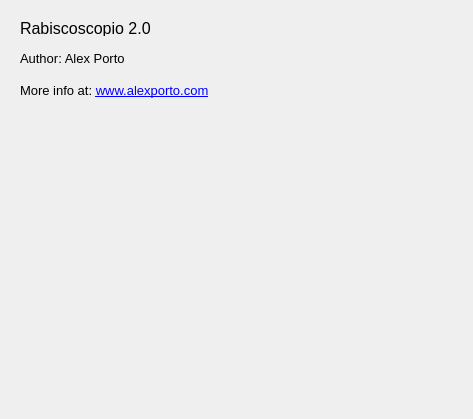
<?xml version="1.0" encoding="UTF-8"?>
<ui version="4.0">
 <class>AboutWin</class>
 <widget class="QDialog" name="AboutWin">
  <property name="geometry">
   <rect>
    <x>0</x>
    <y>0</y>
    <width>473</width>
    <height>419</height>
   </rect>
  </property>
  <property name="windowTitle">
   <string>About Rabiscoscopio</string>
  </property>
  <property name="sizeGripEnabled">
   <bool>false</bool>
  </property>
  <property name="modal">
   <bool>true</bool>
  </property>
  <widget class="QLabel" name="label">
   <property name="geometry">
    <rect>
     <x>10</x>
     <y>110</y>
     <width>451</width>
     <height>301</height>
    </rect>
   </property>
   <property name="text">
    <string/>
   </property>
   <property name="pixmap">
    <pixmap resource="aboutwin.qrc">:/new/prefix1/Resources/Sombrinha_3.jpg</pixmap>
   </property>
   <property name="scaledContents">
    <bool>true</bool>
   </property>
  </widget>
  <widget class="QLabel" name="label_2">
   <property name="geometry">
    <rect>
     <x>20</x>
     <y>20</y>
     <width>241</width>
     <height>16</height>
    </rect>
   </property>
   <property name="font">
    <font>
     <pointsize>12</pointsize>
    </font>
   </property>
   <property name="text">
    <string>Rabiscoscopio 2.0</string>
   </property>
  </widget>
  <widget class="QLabel" name="label_3">
   <property name="geometry">
    <rect>
     <x>20</x>
     <y>50</y>
     <width>241</width>
     <height>16</height>
    </rect>
   </property>
   <property name="font">
    <font>
     <pointsize>10</pointsize>
    </font>
   </property>
   <property name="text">
    <string>Author: Alex Porto</string>
   </property>
  </widget>
  <widget class="QLabel" name="label_4">
   <property name="geometry">
    <rect>
     <x>20</x>
     <y>80</y>
     <width>311</width>
     <height>21</height>
    </rect>
   </property>
   <property name="font">
    <font>
     <pointsize>10</pointsize>
    </font>
   </property>
   <property name="text">
    <string>More info at: &lt;a href=&quot;http://alexporto.com/blog/oscilloscope-drawing-everyone&quot;&gt;www.alexporto.com&lt;/a&gt;</string>
   </property>
   <property name="openExternalLinks">
    <bool>true</bool>
   </property>
  </widget>
 </widget>
 <layoutdefault spacing="6" margin="11"/>
 <resources>
  <include location="aboutwin.qrc"/>
 </resources>
 <connections/>
</ui>
